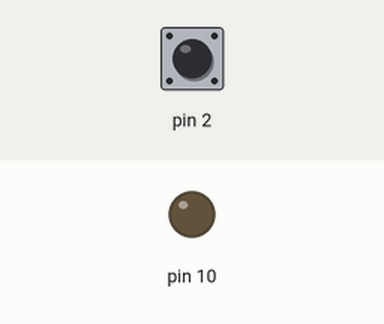
Recording of a sketch running on a simulated Arduino Uno, built with avr-gcc and run on an emulated ATmega328P. Shown: output pins drawn as LEDs (lit = HIGH). Inputs (shaded band) come from the test bench; at power-on: pin 2 HIGH.

Above: at 1.2 s.
1.3 s: pin 2 pulled LOW for 1 s
At 3.1 s:
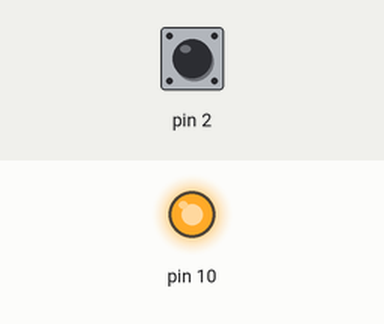
5.2 s: pin 2 pulled LOW for 0.15 s
At 6.4 s:
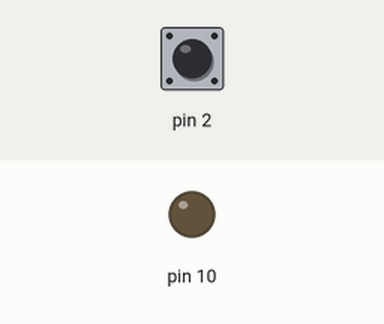
6.8 s: pin 2 pulled LOW for 3.2 s
At 7.25 s:
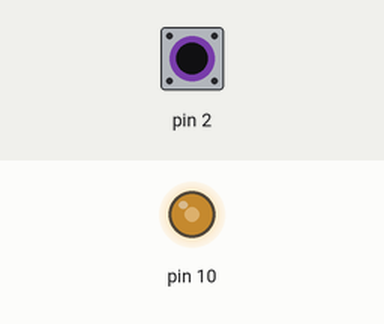
Timing chart, 0 to 17.5 s (numbered marks = the images above; inputs shaded):
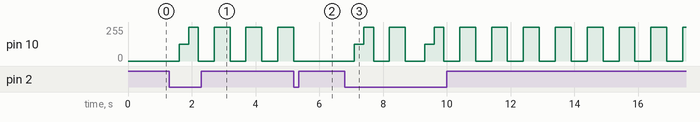

Measured:
- after the input at 1.3 s, pin 10: 0/255 → 127/255 after 0.30 s, → 255/255 0.30 s later, → 0/255 0.30 s later, → 255/255 0.50 s later, … (8 changes in this stretch)
- after the input at 5.2 s, pin 10: goes on until 5.2 s, then stays 0/255
- after the input at 6.8 s, pin 10: 0/255 → 127/255 after 0.30 s, → 255/255 0.30 s later, → 0/255 0.30 s later, → 255/255 0.50 s later, … (23 changes in this stretch)

The sketch:

A04_lampada_3_stati.ino
```cpp
int stato = 0;

void setup() {
  pinMode(2, INPUT_PULLUP);
  pinMode(10, OUTPUT);
}

void loop() {
  switch(stato){
    case 0:
      stato_0();
      break;
    case 1:
      stato_1();
      break;
    case 2:
      stato_2();
      break;
    case 3:
      stato_3();
      break;
  }
}

void stato_0(){
  //loop per lo stato 0
  // led spento
  digitalWrite(10, LOW);

  if (!digitalRead(2)){
    stato = 1;
    delay(300);
  }
}

void stato_1(){
  //loop per lo stato 1
  // led al 50%
  analogWrite(10, 127);

  if (!digitalRead(2)){
    stato = 2;
    delay(300);
  }
}

void stato_2(){
  //loop per lo stato 2
  // led acceso al 100%
  digitalWrite(10, HIGH);

  if (!digitalRead(2)){
    stato = 3;
    delay(300);
  }
}

void stato_3(){
  //loop per lo stato 3
  digitalWrite(10, LOW);
  delay(500);
  digitalWrite(10, HIGH);
  delay(500);

  if (!digitalRead(2)){
    digitalWrite(10, LOW);
    stato = 0;
    delay(300);
  }
}
```
